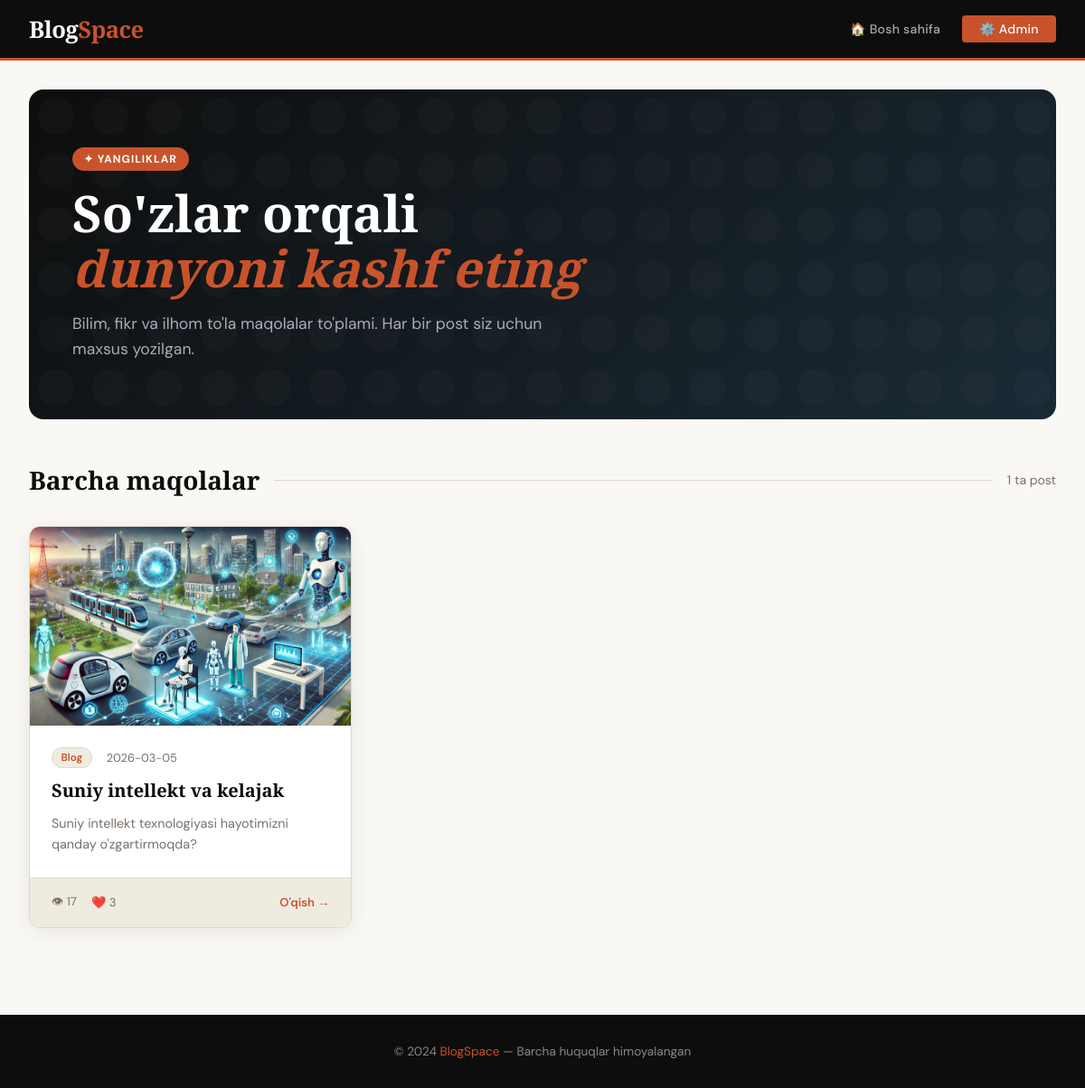
The page / on the database its author committed.
### tables this page shows
CREATE TABLE posts (
            id INTEGER PRIMARY KEY AUTOINCREMENT,
            title TEXT NOT NULL,
            short_desc TEXT NOT NULL,
            description TEXT NOT NULL,
            image TEXT,
            video TEXT,
            views INTEGER DEFAULT 0,
            likes INTEGER DEFAULT 0,
            created_at TIMESTAMP DEFAULT CURRENT_TIMESTAMP
        );

### app.py (the view)
@app.route("/")
def index():
    conn = get_db()
    posts = conn.execute("SELECT * FROM posts ORDER BY created_at DESC").fetchall()
    conn.close()
    return render_template("index.html", posts=posts)

### app.py (called while the page is built)
def get_db():
    conn = sqlite3.connect(DB_PATH)
    conn.row_factory = sqlite3.Row
    return conn

### templates/index.html (shortened to what this page needs)
{% extends 'base.html' %}
{% block content %}
<div class="hero">
    <div class="hero-tag">✦ Yangiliklar</div>
    <h1>So'zlar orqali<br><em>dunyoni kashf eting</em></h1>
    <p>Bilim, fikr va ilhom to'la maqolalar to'plami. Har bir post siz uchun maxsus yozilgan.</p>
</div>
<div class="section-header">
    <h2>Barcha maqolalar</h2>
    <div class="line"></div>
    <span style="color:var(--muted);font-size:0.875rem;white-space:nowrap">{{ posts|length }} ta post</span>
</div>
{% if posts %}
<div class="posts-grid">
    {% for post in posts %}
    <article class="post-card">
        <a href="{{ url_for('post_detail', post_id=post.id) }}">
            {% if post.image %}
                <img class="post-card-img"
                     src="{{ url_for('static', filename='uploads/' + post.image) }}"
                     alt="{{ post.title }}">
            {% else %}
                <div class="post-card-img-placeholder">📝</div>
            {% endif %}
        </a>
        <div class="post-card-body">
            <div class="post-card-meta">
                <span class="badge">Blog</span>
                <span>{{ post.created_at[:10] if post.created_at else '' }}</span>
            </div>
            <h3>{{ post.title }}</h3>
            <p>{{ post.short_desc }}</p>
        </div>
        <div class="post-card-footer">
            <div class="post-stats">
                <span>👁 {{ post.views }}</span>
                <span>❤️ {{ post.likes }}</span>
            </div>
            <a href="{{ url_for('post_detail', post_id=post.id) }}" class="read-btn">
                O'qish →
            </a>
        </div>
    </article>
    {% endfor %}
</div>
{% else %}
<div class="empty-state">
    <div class="icon">📭</div>
    <h3>Hali postlar yo'q</h3>
    <p>Admin yangi post qo'shishi kutilmoqda...</p>
</div>
{% endif %}
{% endblock %}

### templates/base.html (style rules this page uses)
:root { --ink: #0d0d0d; --paper: #faf8f4; --cream: #f0ebe1; --accent: #c8522a; --accent2: #2a6c8c; --muted: #7a7068; --border: #e0d8cc; --card-bg: #ffffff; --shadow: 0 4px 24px rgba(13,13,13,0.08); --shadow-hover: 0 12px 40px rgba(13,13,13,0.16); }
* { margin: 0; padding: 0; box-sizing: border-box; }
html { scroll-behavior: smooth; }
body { font-family: 'DM Sans', sans-serif; background: var(--paper); color: var(--ink); min-height: 100vh; }

### templates/index.html (style rules this page uses)
.hero { background: linear-gradient(135deg, var(--ink) 0%, #1a2a35 100%); border-radius: 16px; padding: 4rem 3rem; margin-bottom: 3rem; position: relative; overflow: hidden; }
.hero::before { content: ''; position: absolute; inset: 0; pointer-events: none; }
.hero-tag { display: inline-block; background: var(--accent); color: white; font-size: 0.75rem; font-weight: 700; padding: 0.3rem 0.8rem; border-radius: 20px; letter-spacing: 1px; text-transform: uppercase; margin-bottom: 1rem; }
.hero h1 { font-family: 'Playfair Display', serif; font-size: clamp(2rem, 5vw, 3.5rem); font-weight: 900; color: white; line-height: 1.1; margin-bottom: 1rem; }
.hero h1 em { color: var(--accent); font-style: italic; }
.hero p { color: #aab; font-size: 1.1rem; max-width: 540px; line-height: 1.6; }
.section-header { display: flex; align-items: center; gap: 1rem; margin-bottom: 2rem; }
.section-header h2 { font-family: 'Playfair Display', serif; font-size: 1.75rem; font-weight: 700; }
.section-header .line { flex: 1; height: 1px; background: var(--border); }
.posts-grid { display: grid; grid-template-columns: repeat(auto-fill, minmax(340px, 1fr)); gap: 2rem; }
.post-card { background: var(--card-bg); border-radius: 12px; overflow: hidden; border: 1px solid var(--border); box-shadow: var(--shadow); transition: all 0.3s ease; display: flex; flex-direction: column; }
.post-card-img { width: 100%; height: 220px; object-fit: cover; display: block; background: var(--cream); }
.post-card-body { padding: 1.5rem; flex: 1; display: flex; flex-direction: column; }
.post-card-meta { display: flex; align-items: center; gap: 1rem; margin-bottom: 0.75rem; font-size: 0.8rem; color: var(--muted); }
.post-card-meta .badge { background: var(--cream); color: var(--accent); padding: 0.2rem 0.6rem; border-radius: 20px; font-weight: 600; font-size: 0.72rem; border: 1px solid var(--border); }
.post-card h3 { font-family: 'Playfair Display', serif; font-size: 1.25rem; font-weight: 700; line-height: 1.3; margin-bottom: 0.75rem; color: var(--ink); }
.post-card p { color: var(--muted); font-size: 0.9rem; line-height: 1.6; flex: 1; display: -webkit-box; -webkit-line-clamp: 3; -webkit-box-orient: vertical; overflow: hidden; }
.post-card-footer { padding: 1rem 1.5rem; border-top: 1px solid var(--border); display: flex; align-items: center; justify-content: space-between; background: var(--cream); }
.post-stats { display: flex; gap: 1rem; font-size: 0.82rem; color: var(--muted); }
.post-stats span { display: flex; align-items: center; gap: 0.3rem; }
.read-btn { font-size: 0.82rem; font-weight: 600; color: var(--accent); text-decoration: none; display: flex; align-items: center; gap: 0.3rem; transition: gap 0.2s; }

### rows shown on the page
posts: image (picture), created_at "2026-03-05", title "Suniy intellekt va kelajak", short_desc "Suniy intellekt texnologiyasi hayotimizni qanday o'zgartirmoqda?", views "17", likes "3"

### other values the page prints
{{ posts|length }} "1"
